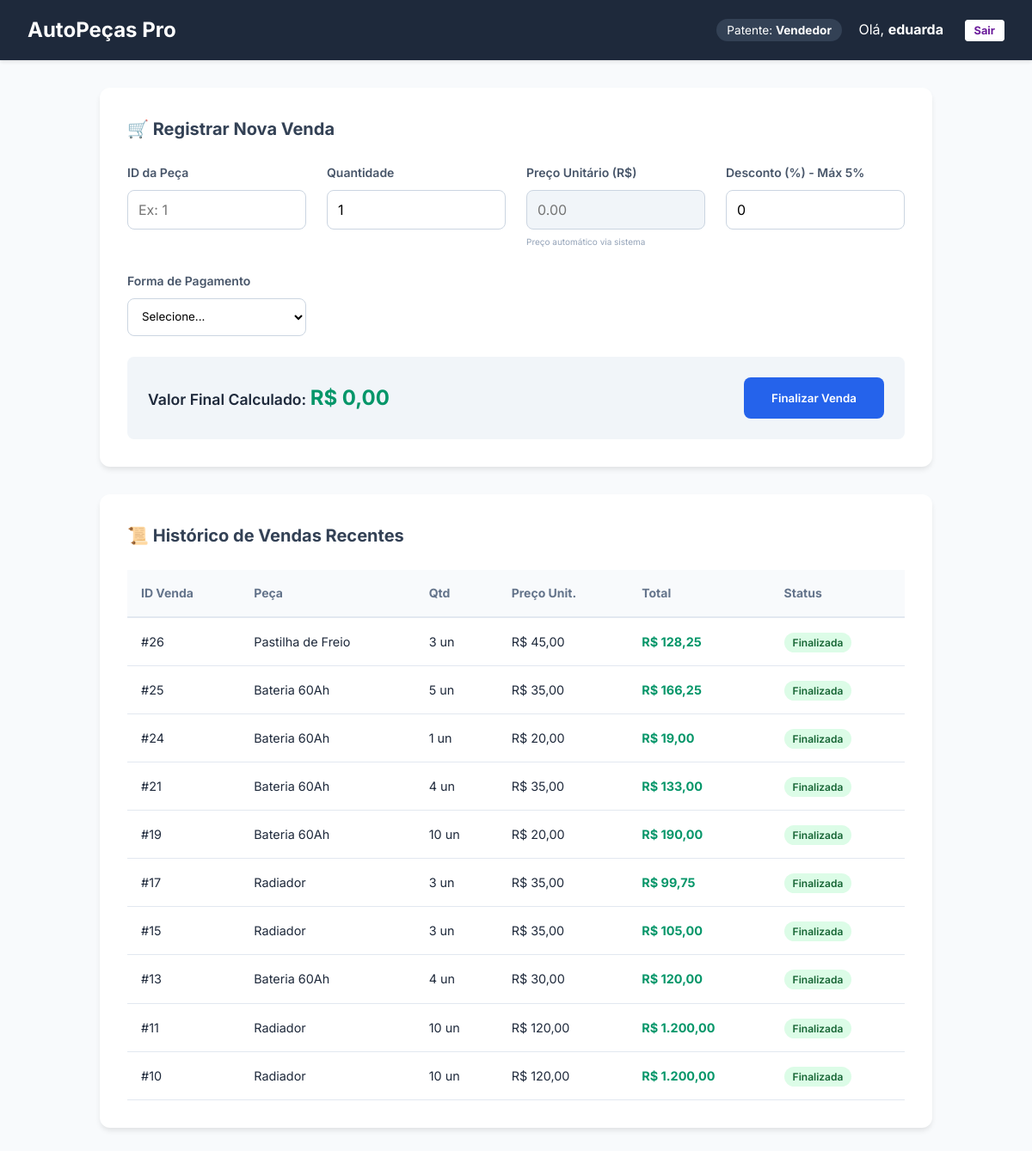
The app's page /vendedor.php (signed in), older data.
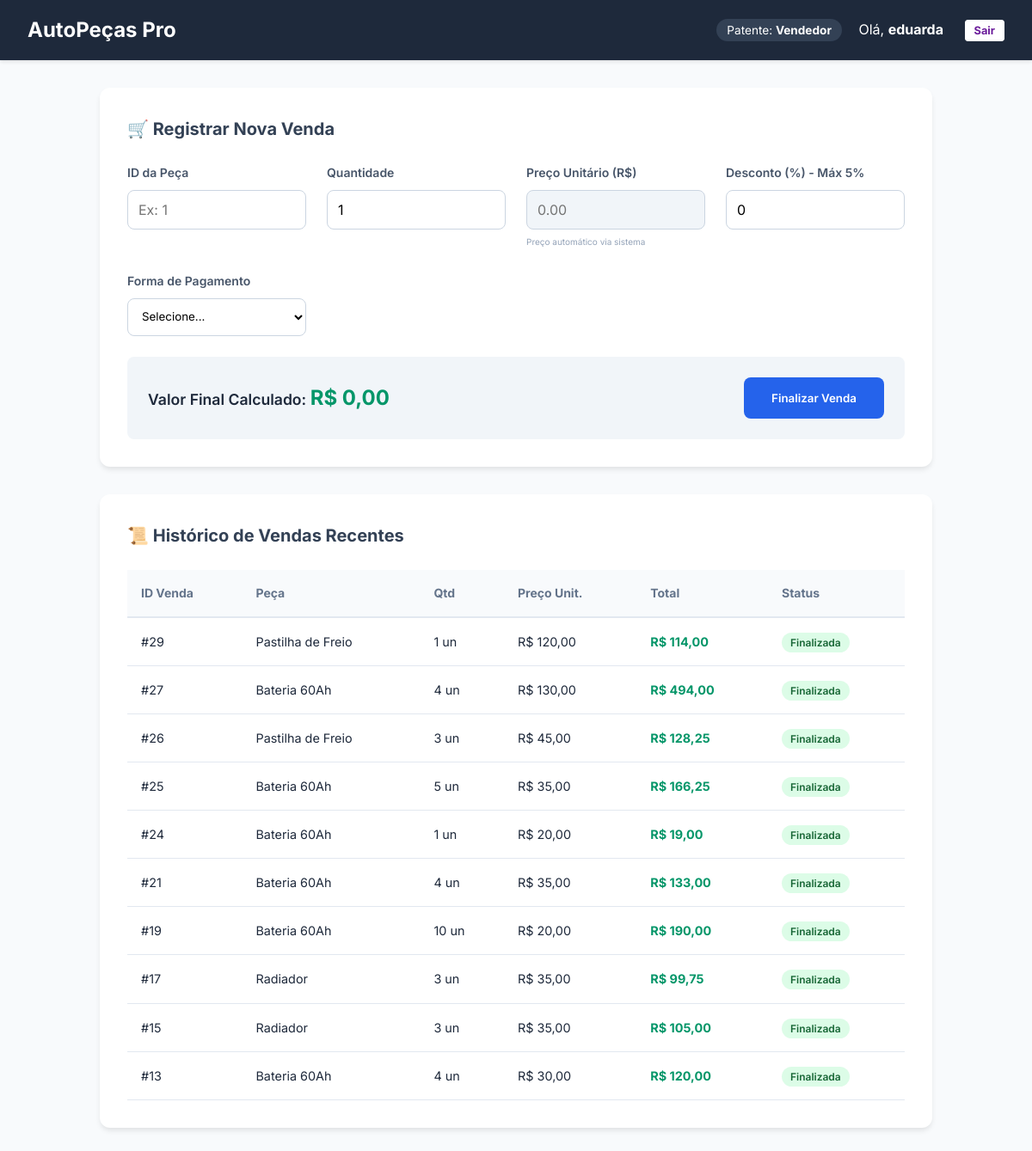
The same page, newer data.
### tables this page shows
CREATE TABLE `itens_venda` (
  `id_item` int(11) NOT NULL,
  `id_venda` int(11) NOT NULL,
  `id_peca` int(11) NOT NULL,
  `quantidade` int(11) NOT NULL,
  `preco_unitario` decimal(10,2) NOT NULL
);

CREATE TABLE `pecas` (
  `id_peca` int(11) NOT NULL,
  `nome` varchar(100) NOT NULL,
  `descricao` varchar(150) DEFAULT NULL,
  `preco_venda` decimal(10,2) DEFAULT NULL,
  `preco_custo` decimal(10,2) DEFAULT NULL,
  `id_fornecedor` int(11) DEFAULT NULL
);

CREATE TABLE `vendas` (
  `id_venda` int(11) NOT NULL,
  `id_vendedor` int(11) NOT NULL,
  `data_venda` date NOT NULL,
  `valor_total` decimal(10,2) NOT NULL,
  `desconto_aplicado` decimal(10,2) DEFAULT 0.00,
  `status` enum('ABERTA','FINALIZADA','CANCELADA') NOT NULL
);

### vendedor.php (the view, shortened to what this page needs)
<?php
include 'conexao.php';
$id_vendedor = $_SESSION['id_usuario'];
$nome_vendedor = $_SESSION['nome'];
$desc_max = $_SESSION['percentual_desconto_max'] ?? 5;
?>
<!DOCTYPE html>
<html lang="pt-br">
<head>
</head>
<body>
    <nav class="navbar">
        <h1>AutoPeças Pro</h1>
        <div class="user-info">
            <span class="user-badge">Patente: <strong>Vendedor</strong></span>
             <span style="margin-left: 15px;">Olá, <strong><?php echo $nome_vendedor; ?></strong></span>
            <a href="logout.php" class="logout">Sair</a>
        </div>
    </nav>
    <main class="container">
        <section class="card">
            <h2>🛒 Registrar Nova Venda</h2>
           <form action="ProcessarVenda.php" method="POST" id="vendaForm">
    <div class="grid-form">
        <div class="form-group">
            <label for="id_peca">ID da Peça</label>
            <input type="number" name="id_peca" id="id_peca" placeholder="Ex: 1" required>
        </div>
        <div class="form-group">
            <label for="quantidade">Quantidade</label>
            <input type="number" name="quantidade" id="quantidade" value="1" min="1" required>
        </div>
      <div class="form-group">
            <label for="preco_display">Preço Unitário (R$)</label>
            <input type="number" id="preco_display" step="0.01" placeholder="0.00"
                readonly style="background-color: #f1f5f9; cursor: not-allowed; color: #64748b;">
            <small style="font-size: 10px; color: #94a3b8;">Preço automático via sistema</small>
        </div>
        <div class="form-group">
            <label for="desconto">Desconto (%) - Máx <?php echo $desc_max; ?>%</label>
            <input type="number" name="desconto" id="desconto" value="0" min="0" max="<?php echo $desc_max; ?>">
        </div>
        <div class="form-group">
            <label for="forma_pagamento">Forma de Pagamento</label>
            <select name="forma_pagamento" id="forma_pagamento" required
                    style="width: 100%; padding: 0.75rem; border: 1px solid #cbd5e1; border-radius: 8px; background: white;">
                <option value="">Selecione...</option>
            </select>
        </div>
    </div>
    <div class="total-box">
        <span>Valor Final Calculado: <strong id="valorFinal">R$ 0,00</strong></span>
        <button type="submit" class="btn-finalizar">Finalizar Venda</button>
    </div>
</form>
        </section>
        <section class="card">
            <h2>📜 Histórico de Vendas Recentes</h2>
            <table>
                <thead>
                    <tr>
                        <th>ID Venda</th>
                        <th>Peça</th>
                        <th>Qtd</th>
                        <th>Preço Unit.</th>
                        <th>Total</th>
                        <th>Status</th>
                    </tr>
                </thead>
                <tbody>
                    <?php
                    $sql_vendas = "SELECT
                                        iv.id_venda,
                                        p.nome,
                                        iv.quantidade,
                                        iv.preco_unitario,
                                        v.valor_total as total_com_desconto,
                                        v.desconto_aplicado
                                    FROM itens_venda iv
                                    JOIN pecas p ON iv.id_peca = p.id_peca
                                    JOIN vendas v ON iv.id_venda = v.id_venda
                                    WHERE v.id_vendedor = '$id_vendedor'
                                    ORDER BY v.id_venda DESC LIMIT 10";
                    $res = $conn->query($sql_vendas);
                    if($res && $res->num_rows > 0) {
                        while($venda = $res->fetch_assoc()): ?>
                            <tr>
                                <td>#<?php echo $venda['id_venda']; ?></td>
                                <td><?php echo $venda['nome']; ?></td>
                                <td><?php echo $venda['quantidade']; ?> un</td>
                                <td>R$ <?php echo number_format($venda['preco_unitario'], 2, ',', '.'); ?></td>
                                <td style="font-weight: bold; color: #059669;">
                                    R$ <?php echo number_format($venda['total_com_desconto'], 2, ',', '.'); ?>
                                </td>
                                <td><span class="badge-status">Finalizada</span></td>
                            </tr>
                        <?php endwhile;
                    } else {
                        echo "<tr><td colspan='6' style='text-align:center'>Nenhuma venda registrada recentemente.</td></tr>";
                    } ?>
                </tbody>
            </table>
        </section>
    </main>
</body>
</html>

Row changes from the older to the newer data that the page shows:
no longer on this page (row unchanged): itens_venda: id_venda "11", id_peca.nome "Radiador", quantidade "10", preco_unitario "120,00", id_venda.valor_total "1.200,00"
no longer on this page (row unchanged): itens_venda: id_venda "10", id_peca.nome "Radiador", quantidade "10", preco_unitario "120,00", id_venda.valor_total "1.200,00"
added itens_venda: id_venda "29", id_peca.nome "Pastilha de Freio", quantidade "1", preco_unitario "120,00", id_venda.valor_total "114,00"
added itens_venda: id_venda "27", id_peca.nome "Bateria 60Ah", quantidade "4", preco_unitario "130,00", id_venda.valor_total "494,00"
